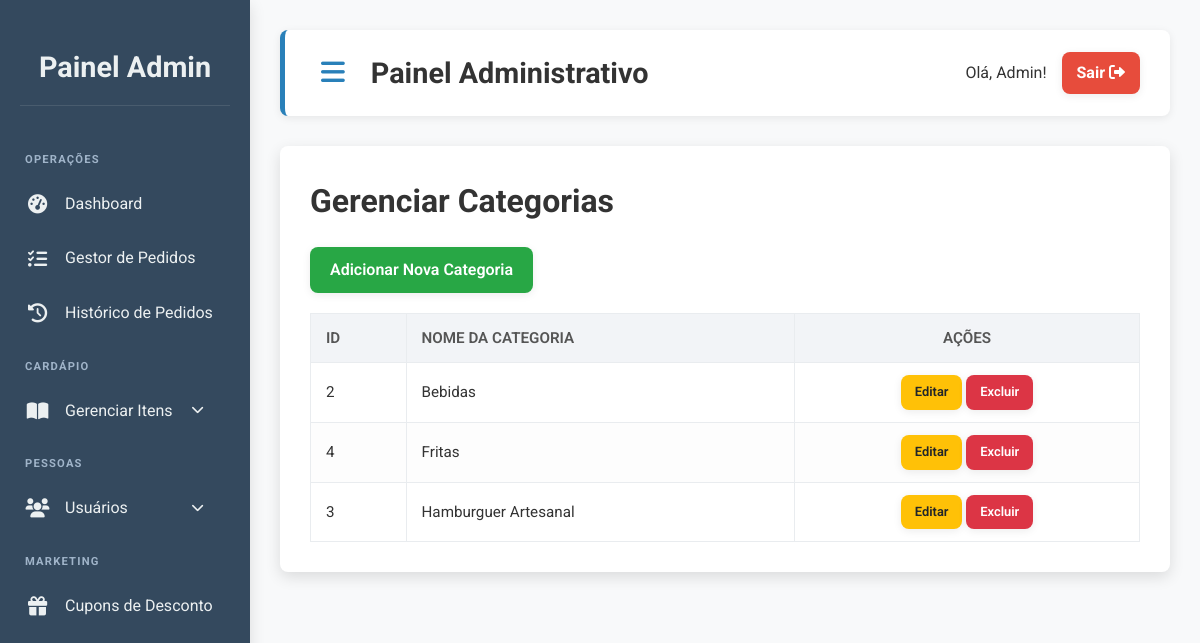
The app's page /admin/categorias/categorias.php (signed in) with its own data.
### tables this page shows
CREATE TABLE `categorias` (
  `id` int(11) NOT NULL,
  `nome` varchar(100) NOT NULL,
  `ordem` int(11) DEFAULT NULL
);

### admin/categorias/categorias.php (the view, shortened to what this page needs)
<?php
require_once '../../includes/conexao.php';
$categorias = [];
$sql = "SELECT id, nome FROM categorias ORDER BY nome ASC";
$result = $conn->query($sql);
if ($result->num_rows > 0) {
    while($row = $result->fetch_assoc()) {
        $categorias[] = $row;
    }
}
?>
<h1>Gerenciar Categorias</h1>
<a href="adicionar.php" class="btn btn-success">Adicionar Nova Categoria</a>
<?php if (empty($categorias)) : ?>
    <p class="text-center">Nenhuma categoria cadastrada ainda.</p>
<?php else : ?>
    <table>
        <thead>
            <tr>
                <th>ID</th>
                <th>Nome da Categoria</th>
                <th class="text-center">Ações</th>
            </tr>
        </thead>
        <tbody>
            <?php foreach ($categorias as $categoria) : ?>
                <tr>
                    <td><?php echo htmlspecialchars($categoria['id']); ?></td>
                    <td><?php echo htmlspecialchars($categoria['nome']); ?></td>
                    <td class="text-center">
                        <a href="editar.php?id=<?php echo $categoria['id']; ?>" class="btn btn-warning btn-sm">Editar</a>
                        <a href="excluir.php?id=<?php echo $categoria['id']; ?>" class="btn btn-danger btn-sm" onclick="return confirm('Tem certeza que deseja excluir esta categoria? Isso também removerá os produtos associados!');">Excluir</a>
                    </td>
                </tr>
            <?php endforeach; ?>
        </tbody>
    </table>
<?php endif; ?>
<?php
include '../template_admin.php';
?>

### public/css/admin.css (style rules this page uses)
:root { --primary-color: #2980b9; --primary-hover-color: #2173a3; --secondary-color: #34495e; --accent-color: #2ecc71; --accent-hover-color: #27ae60; --text-color: #333; --light-text-color: #ecf0f1; --background-color: #f8f9fa; --card-background: #ffffff; --border-color: #e9ecef; --shadow-light: 0 2px 8px rgba(0,0,0,0.08); --shadow-medium: 0 5px 15px rgba(0,0,0,0.12); --shadow-hover: 0 8px 20px rgba(0,0,0,0.15); --border-radius-base: 8px; --transition-base: all 0.3s ease-in-out; --input-focus-shadow: 0 0 0 0.2rem rgba(41, 128, 185, 0.25); }
body { font-family: 'Roboto', sans-serif; background-color: var(--background-color); margin: 0; padding: 0; display: flex; min-height: 100vh; color: var(--text-color); line-height: 1.6; }
h1 { margin-top: 0; margin-bottom: 20px; font-weight: 700; }
table { width: 100%; border-collapse: collapse; margin-top: 20px; }
table th, table td { border: 1px solid var(--border-color); padding: 12px 15px; text-align: left; font-size: 0.95em; }
table th { background-color: #f2f4f7; color: #555; text-transform: uppercase; font-weight: 600; }
table tr:nth-child(even) { background-color: #fdfdfd; }
.text-center { text-align: center; }
.btn { padding: 10px 20px; border-radius: var(--border-radius-base); text-decoration: none; cursor: pointer; border: none; font-size: 1em; font-weight: 600; transition: var(--transition-base); display: inline-flex; align-items: center; justify-content: center; gap: 8px; box-shadow: var(--shadow-light); white-space: nowrap; }
.btn-primary, .btn-success, .btn-danger, .btn-info, .btn-secondary { color: white !important; }
.btn-success { background-color: #28a745; }
.btn-danger { background-color: #dc3545; }
.btn-warning { background-color: #ffc107 !important; color: #212529 !important; }
.btn-sm { padding: 7px 14px; font-size: 0.85em; gap: 5px; }

### records on screen
categorias: id "2", nome "Bebidas"
categorias: id "4", nome "Fritas"
categorias: id "3", nome "Hamburguer Artesanal"

### other values on screen
$nome_usuario "Admin"
